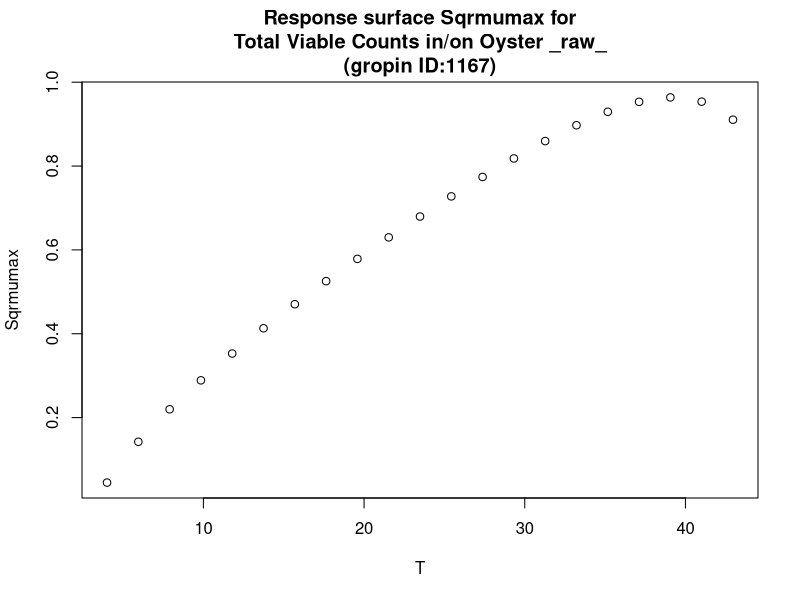

Write the R code that produced this figure.
#############################
# start of Parameter script
#############################
T <- seq(4.004,42.957042957043,length.out=21)
#############################
# end of Parameter script
#############################
############################# 
# start of Model script Gropin ID 1167 
#############################
 
# constant coefficients for this model
 
variables <- data.frame(T)
argumentsPar <- expand.grid(variables)
 
# heart of the model
response_surface <- function(T) {
   mumax <-0.072*((T-3.47)^0.75)*(1-exp(0.227*(T-50.11)))

return(mumax=mumax)
} 

# output parameters
responseSurface <- cbind(argumentsPar,response_surface(argumentsPar['T']))
colnames(responseSurface) <- c(colnames(argumentsPar),'Sqrmumax')
#############################
# End of Model script
#############################
############################# 
# start of Visualisation script Gropin ID 1167 
#############################
plot(T,responseSurface$'Sqrmumax',xlab='T',
                          ylab='Sqrmumax',main='Response surface Sqrmumax for
Total Viable Counts in/on Oyster _raw_
(gropin ID:1167)')
#############################
# End of Visualisation script
#############################
